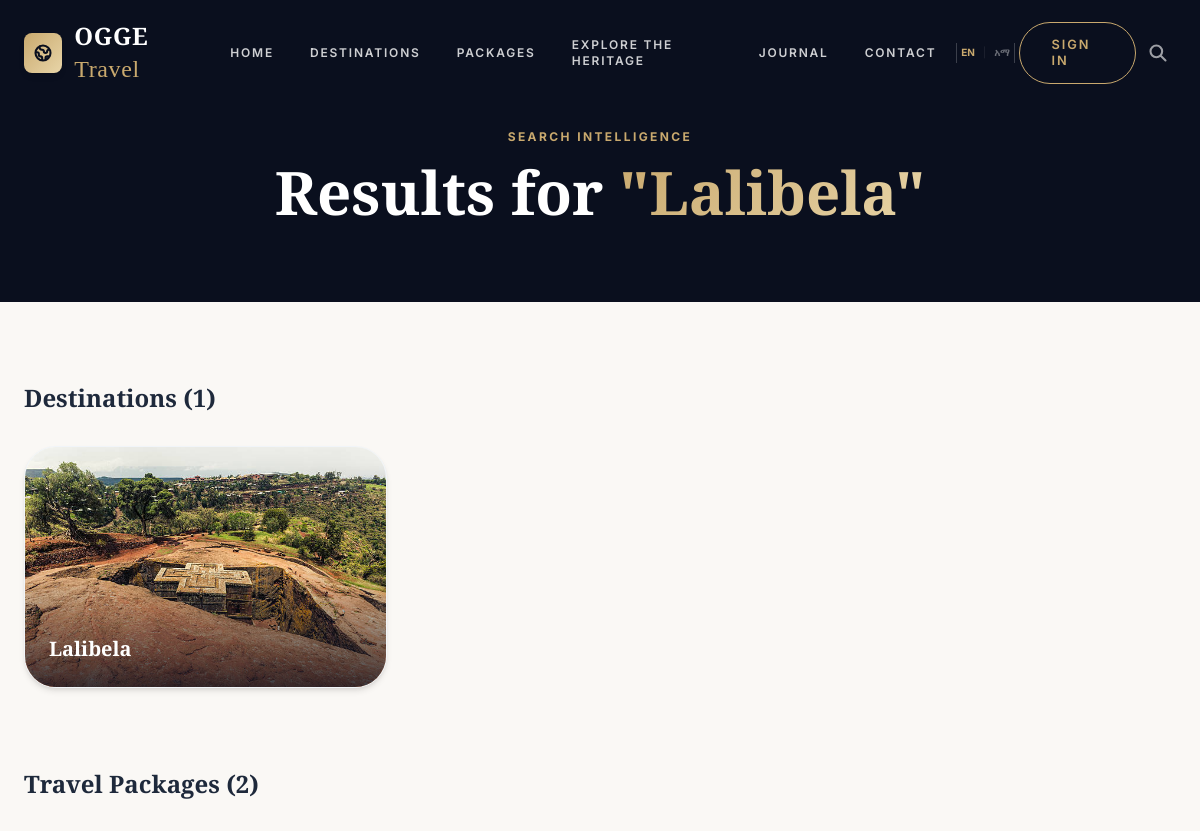
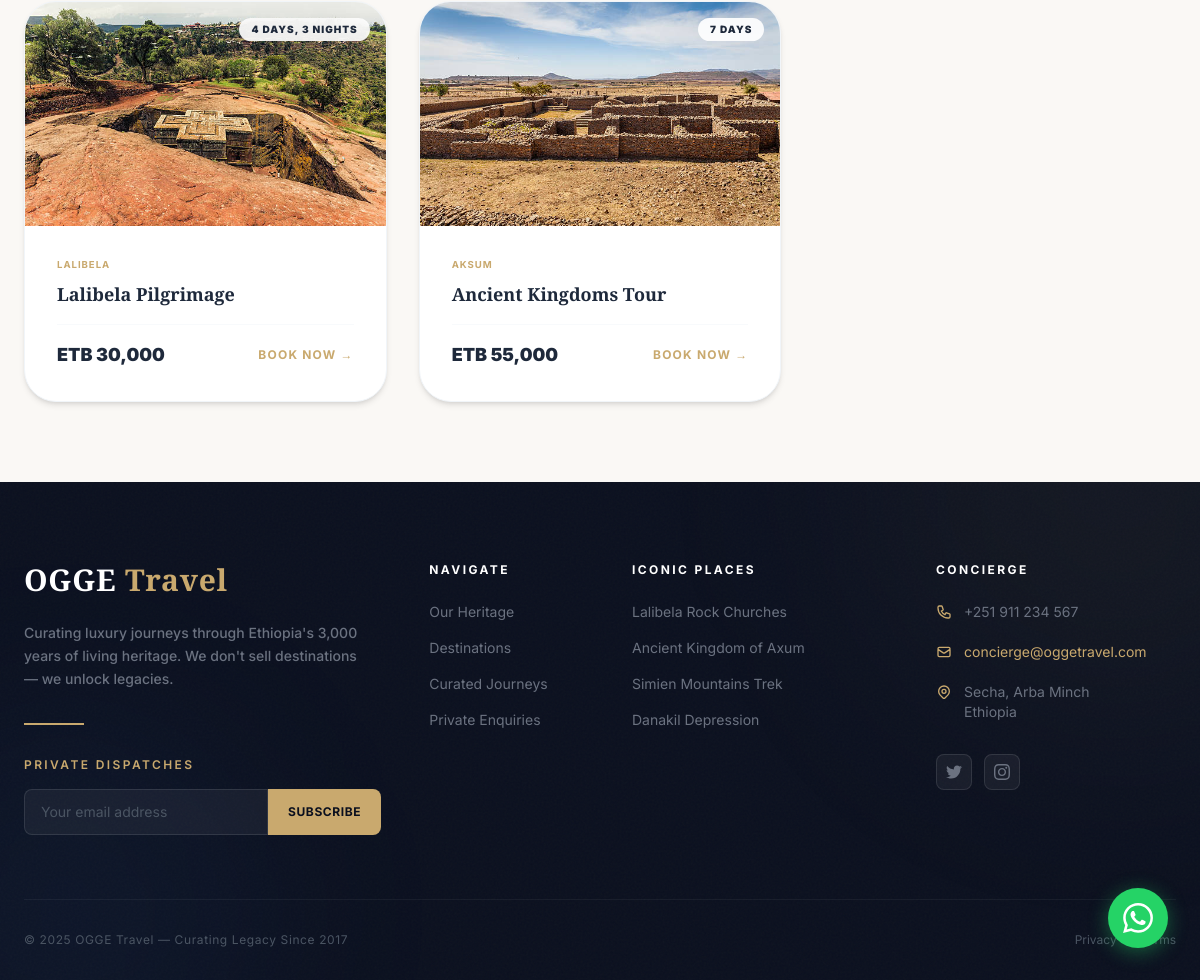
Screenshot of /pages/search.php?q=Lalibela with the database file from the repository (2 pictures, top to bottom).
### tables this page shows
CREATE TABLE `destinations` (
  `id` int(11) NOT NULL,
  `name` varchar(255) NOT NULL,
  `description` text NOT NULL,
  `image_url` varchar(255) NOT NULL,
  `created_at` timestamp NOT NULL DEFAULT current_timestamp()
);

CREATE TABLE `packages` (
  `id` int(11) NOT NULL,
  `title` varchar(255) NOT NULL,
  `destination_id` int(11) NOT NULL,
  `duration` varchar(100) NOT NULL,
  `price` decimal(10,2) NOT NULL,
  `image_url` varchar(255) NOT NULL,
  `created_at` timestamp NOT NULL DEFAULT current_timestamp(),
  `description` text NOT NULL
);

### pages/search.php (the view, shortened to what this page needs)
<?php
include("../includes/db-connect.php");
$q = trim($_GET['q'] ?? '');
$destinations = [];
$packages = [];
if ($q) {
    $search = "%$q%";
    $stmt = $db->prepare("SELECT * FROM destinations WHERE name LIKE ? OR description LIKE ?");
    $stmt->bind_param("ss", $search, $search);
    $stmt->execute();
    $destinations = $stmt->get_result()->fetch_all(MYSQLI_ASSOC);
    $stmt = $db->prepare("SELECT p.*, d.name as destination_name FROM packages p JOIN destinations d ON p.destination_id = d.id WHERE p.title LIKE ? OR p.description LIKE ? OR d.name LIKE ?");
    $stmt->bind_param("sss", $search, $search, $search);
    $stmt->execute();
    $packages = $stmt->get_result()->fetch_all(MYSQLI_ASSOC);
}
?>
<!DOCTYPE html>
<html lang="en">
<head>
    <script src="https://cdn.tailwindcss.com"></script>
    <link rel="stylesheet" href="../assets/css/luxury.css">
</head>
<body class="bg-[#faf8f5]" style="font-family:'Inter',sans-serif;">
    <?php include("../includes/header.php"); ?>
    <section class="pt-32 pb-20 bg-[#0a0f1e] text-center">
        <div class="container mx-auto px-6">
            <span class="section-eyebrow">Search Intelligence</span>
            <h1 class="text-4xl md:text-6xl text-white mt-4" style="font-family:'Playfair Display',serif; font-weight:800;">
                <?= $q ? 'Results for <span class="text-champagne-gradient">"' . htmlspecialchars($q) . '"</span>' : 'Discover Your Next <span class="text-champagne-gradient">Escape</span>' ?>
            </h1>
        </div>
    </section>
    <div class="container mx-auto px-6 py-20 max-w-7xl">
        <?php if (!empty($destinations)): ?>
        <div class="mb-20">
            <h2 class="text-2xl text-slate-800 mb-8" style="font-family:'Playfair Display'; font-weight:800;">Destinations (<?= count($destinations) ?>)</h2>
            <div class="grid grid-cols-1 md:grid-cols-2 lg:grid-cols-3 gap-8">
                <?php foreach($destinations as $dest): ?>
                <a href="destination-detail.php?id=<?= $dest['id'] ?>" class="group block bg-white rounded-[2rem] overflow-hidden shadow-md hover:shadow-xl transition-all border border-slate-100">
                    <div class="relative h-60">
                        <img src="<?= htmlspecialchars($dest['image_url']) ?>" class="w-full h-full object-cover transition-transform duration-700 group-hover:scale-110">
                        <div class="absolute inset-0 bg-gradient-to-t from-[#0a0f1e]/80 via-transparent to-transparent"></div>
                        <div class="absolute bottom-6 left-6">
                            <h4 class="text-xl text-white font-bold" style="font-family:'Playfair Display'"><?= htmlspecialchars($dest['name']) ?></h4>
                        </div>
                    </div>
                </a>
                <?php endforeach; ?>
            </div>
        </div>
        <?php endif; ?>
        <?php if (!empty($packages)): ?>
        <div>
            <h2 class="text-2xl text-slate-800 mb-8" style="font-family:'Playfair Display'; font-weight:800;">Travel Packages (<?= count($packages) ?>)</h2>
            <div class="grid grid-cols-1 md:grid-cols-2 lg:grid-cols-3 gap-8">
                <?php foreach($packages as $pkg): ?>
                <a href="book.php?package_id=<?= $pkg['id'] ?>" class="bg-white rounded-[2rem] overflow-hidden shadow-md hover:shadow-xl transition-all border border-slate-100 block">
                    <div class="h-56 relative">
                        <img src="<?= htmlspecialchars($pkg['image_url']) ?>" class="w-full h-full object-cover">
                        <div class="absolute top-4 right-4 bg-white/90 backdrop-blur px-3 py-1 rounded-full text-[10px] font-black uppercase text-slate-800 tracking-widest"><?= htmlspecialchars($pkg['duration']) ?></div>
                    </div>
                    <div class="p-8">
                        <p class="text-[0.6rem] font-bold text-[#c9a96e] uppercase tracking-widest mb-2"><?= htmlspecialchars($pkg['destination_name']) ?></p>
                        <h4 class="text-lg font-bold text-slate-800 mb-4" style="font-family:'Playfair Display'"><?= htmlspecialchars($pkg['title']) ?></h4>
                        <div class="flex items-center justify-between pt-4 border-t border-slate-50">
                            <span class="text-lg font-black text-slate-800">ETB <?= number_format($pkg['price']) ?></span>
                            <span class="text-[#c9a96e] text-xs font-bold uppercase tracking-widest">Book Now →</span>
                        </div>
                    </div>
                </a>
                <?php endforeach; ?>
            </div>
        </div>
        <?php endif; ?>
    </div>
    <?php include("../includes/footer.php"); ?>
</body>
</html>

### assets/css/luxury.css (style rules this page uses)
:root { --navy-950: #0a0f1e; --navy-900: #0f172a; --navy-800: #1a2340; --navy-700: #253356; --champagne: #c9a96e; --champagne-light: #e8d5a8; --champagne-glow: rgba(201, 169, 110, 0.15); --ivory: #faf8f5; --pearl: #f1ede6; --charcoal: #1e293b; --stone: #64748b; --mist: #e2ddd5; --font-serif: 'Playfair Display', Georgia, serif; --font-sans: 'Inter', -apple-system, sans-serif; --font-accent: 'Cormorant Garamond', Georgia, serif; --section-py: clamp(3.5rem, 8vw, 8rem); }
body { font-family: var(--font-sans); color: var(--charcoal); background-color: var(--ivory); -webkit-font-smoothing: antialiased; -moz-osx-font-smoothing: grayscale; }
.text-champagne-gradient { background: linear-gradient(135deg, var(--champagne), var(--champagne-light)); -webkit-background-clip: text; -webkit-text-fill-color: transparent; background-clip: text; }
.section-eyebrow { font-family: var(--font-sans); font-size: 0.75rem; font-weight: 700; letter-spacing: 0.2em; text-transform: uppercase; color: var(--champagne); margin-bottom: 1rem; display: block; }

### rows the page displays
destinations: image_url (picture), name "Lalibela"
packages: image_url (picture), duration "4 DAYS, 3 NIGHTS", destination.name "LALIBELA", title "Lalibela Pilgrimage", price "30,000"
packages: image_url (picture), duration "7 DAYS", destination.name "AKSUM", title "Ancient Kingdoms Tour", price "55,000"

### other values shown
__t('home') "HOME"
__t('destinations') "DESTINATIONS"
__t('packages') "PACKAGES"
__t('explore') "EXPLORE THE HERITAGE"
__t('journal') "JOURNAL"
__t('contact') "CONTACT"
$q "Lalibela"
count($destinations) "1"
count($packages) "2"
